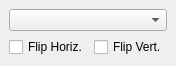
<?xml version="1.0" encoding="UTF-8"?>
<ui version="4.0">
 <class>CameraSelectWnd</class>
 <widget class="QDockWidget" name="CameraSelectWnd">
  <property name="geometry">
   <rect>
    <x>0</x>
    <y>0</y>
    <width>176</width>
    <height>83</height>
   </rect>
  </property>
  <property name="windowTitle">
   <string>Camera</string>
  </property>
  <widget class="QWidget" name="dockWidgetContents">
   <property name="sizePolicy">
    <sizepolicy hsizetype="Preferred" vsizetype="Fixed">
     <horstretch>0</horstretch>
     <verstretch>0</verstretch>
    </sizepolicy>
   </property>
   <layout class="QGridLayout" name="gridLayout">
    <item row="0" column="0" colspan="2">
     <widget class="QComboBox" name="m_CameraComboBox"/>
    </item>
    <item row="1" column="0">
     <widget class="QCheckBox" name="m_FlipHorizontally">
      <property name="text">
       <string>Flip Horiz.</string>
      </property>
     </widget>
    </item>
    <item row="1" column="1">
     <widget class="QCheckBox" name="m_FlipVertically">
      <property name="text">
       <string>Flip Vert.</string>
      </property>
     </widget>
    </item>
   </layout>
  </widget>
 </widget>
 <resources/>
 <connections/>
</ui>
